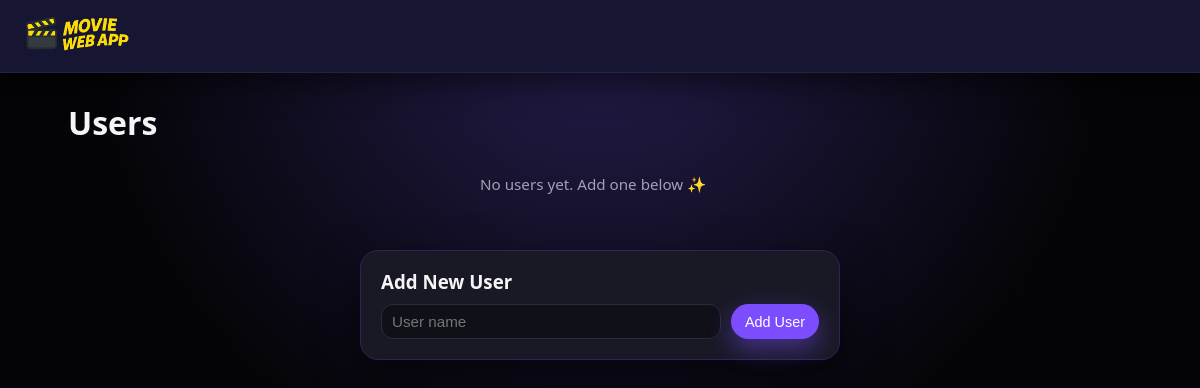
Before: / with the older database file.
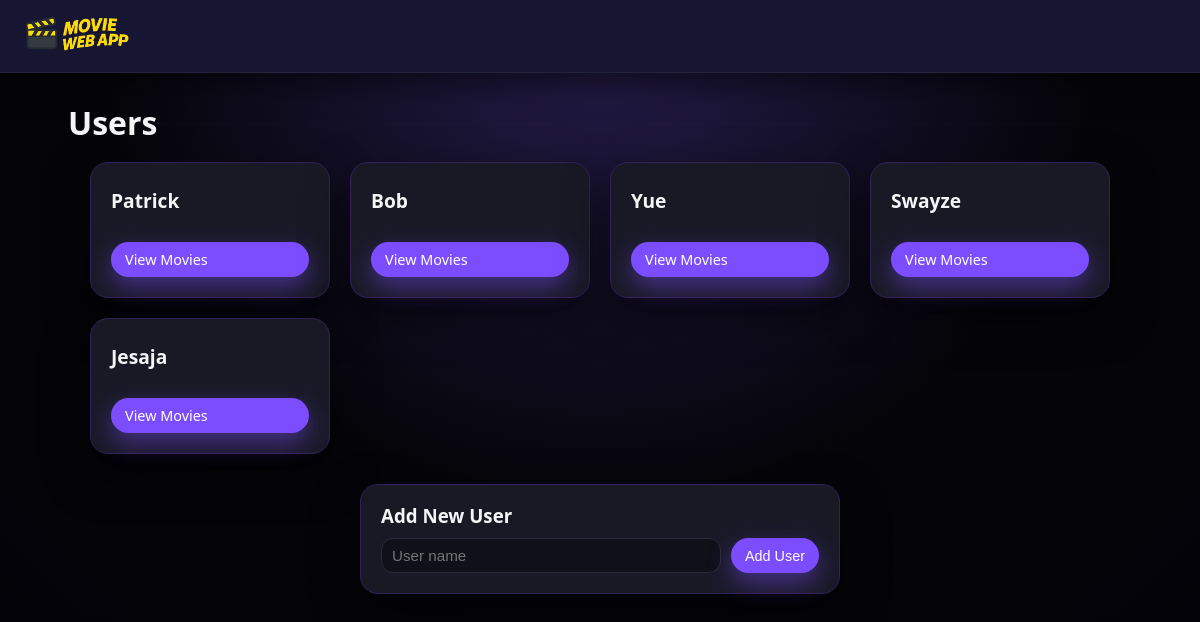
After: the same page with the newer database file.
### models.py (models this page shows, shortened)
class User(db.Model):
    __tablename__ = 'users'
    id = db.Column(db.Integer, primary_key=True)
    name = db.Column(db.String(100), nullable=False)

### app.py (the view)
@app.route('/', methods=['GET'])
def index():
    users = data_manager.get_users()
    return render_template("index.html", users=users)

### data_manager.py (called while the page is built)
    def get_users(self):
        return User.query.all()

### templates/index.html
{% extends "base.html" %}
{% block content %}
<h2 class="page-title">Users</h2>
<section class="users-grid">
    {% for user in users %}
        <article class="user-card">
            <h3 class="user-name-card">{{ user.name }}</h3>
            <a class="btn btn-primary btn-pill"
               href="{{ url_for('movies', user_id=user.id) }}">
                View Movies
            </a>
        </article>
    {% else %}
        <p class="empty-state">No users yet. Add one below ✨</p>
    {% endfor %}
</section>
<section class="add-user-card">
    <h3>Add New User</h3>
    <form method="POST"
          action="{{ url_for('add_user') }}"
          class="add-user-form">
        <input type="text"
               name="name"
               class="input"
               placeholder="User name"
               required>
        <button type="submit" class="btn btn-primary btn-pill">
            Add User
        </button>
    </form>
</section>
{% endblock %}

### templates/base.html (shortened to what this page needs)
<!DOCTYPE html>
<html lang="en">
<head>
    <link rel="stylesheet" href="{{ url_for('static', filename='style.css') }}">
</head>
<body>
<header>
    <a href="{{ url_for('index') }}" class="logo-link">
        <img src="{{ url_for('static', filename='img/movie-web-app-logo.png') }}"
             alt="Movie Web App logo"
             class="logo-img">
    </a>
</header>
<main class="container">
    {% block content %}{% endblock %}
</main>
</body>
</html>

### static/style.css (style rules this page uses)
:root { --bg: #050509; --bg-elevated: #14141c; --bg-elevated-soft: #191926; --bg-header: #161633; --border-subtle: #2b2b3a; --text-main: #f5f5f7; --text-muted: #a1a1b5; --accent: #7c4dff; --accent-soft: #332258; --accent-yellow: #ffd966; --danger: #ff4d6a; --radius-lg: 18px; --radius-md: 12px; --radius-sm: 999px; --shadow-soft: 0 18px 45px rgba(0, 0, 0, 0.55); --font-main: system-ui, -apple-system, BlinkMacSystemFont, "Segoe UI", sans-serif; }
*, *::before, *::after { box-sizing: border-box; }
body { margin: 0; min-height: 100vh; background: radial-gradient(circle at top, #261d4d 0, #050509 50%, #020208 100%); color: var(--text-main); font-family: var(--font-main); }
header { padding: 16px 26px; background: var(--bg-header); border-bottom: 1px solid rgba(255, 255, 255, 0.06); box-shadow: 0 12px 30px rgba(0, 0, 0, 0.5); }
main.container { max-width: 1100px; margin: 28px auto 40px; padding: 0 18px 40px; }
.logo-link { display: inline-flex; align-items: center; text-decoration: none; }
.logo-img { height: 35px; object-fit: contain; display: block; }
a { color: var(--accent-yellow); text-decoration: none; }
.page-title { margin: 0 0 18px; font-size: 2rem; font-weight: 600; }
.users-grid { display: grid; grid-template-columns: repeat(auto-fit, minmax(240px, 240px)); justify-content: center; gap: 20px; margin-bottom: 26px; }
.user-card { background: var(--bg-elevated-soft); border-radius: var(--radius-lg); padding: 20px; border: 1px solid var(--accent-soft); box-shadow: var(--shadow-soft); display: flex; flex-direction: column; justify-content: space-between; gap: 14px; }
.user-name-card { margin: 4px 0 14px; font-size: 1.2rem; }
.add-user-card { background: var(--bg-elevated-soft); border-radius: var(--radius-lg); padding: 18px 20px 20px; border: 1px solid var(--accent-soft); box-shadow: var(--shadow-soft); width: 50%; min-width: 300px; max-width: 480px; margin: 30px auto 0 auto; }
.add-user-card h3 { margin: 0 0 10px; }
.add-user-form { display: flex; gap: 10px; width: 100%; }
.add-user-form .input { flex: 1; }
.input { background: #101018; border-radius: var(--radius-md); border: 1px solid var(--border-subtle); padding: 8px 10px; color: var(--text-main); font-size: 0.95rem; }
.btn { border-radius: 8px; border: none; padding: 8px 14px; font-size: 0.9rem; font-weight: 500; cursor: pointer; transition: transform 0.1s ease, box-shadow 0.1s ease, background 0.1s ease, opacity 0.1s ease; }
.btn-pill { border-radius: var(--radius-sm); }
.btn-primary { background: var(--accent); color: #fff; box-shadow: 0 10px 25px rgba(124, 77, 255, 0.45); }

Changed rows visible on the page:
added User: name "Patrick"
added User: name "Bob"
added User: name "Yue"
added User: name "Swayze"
added User: name "Jesaja"
Other visible differences:
text no longer shown: "No users yet. Add one below ✨"
